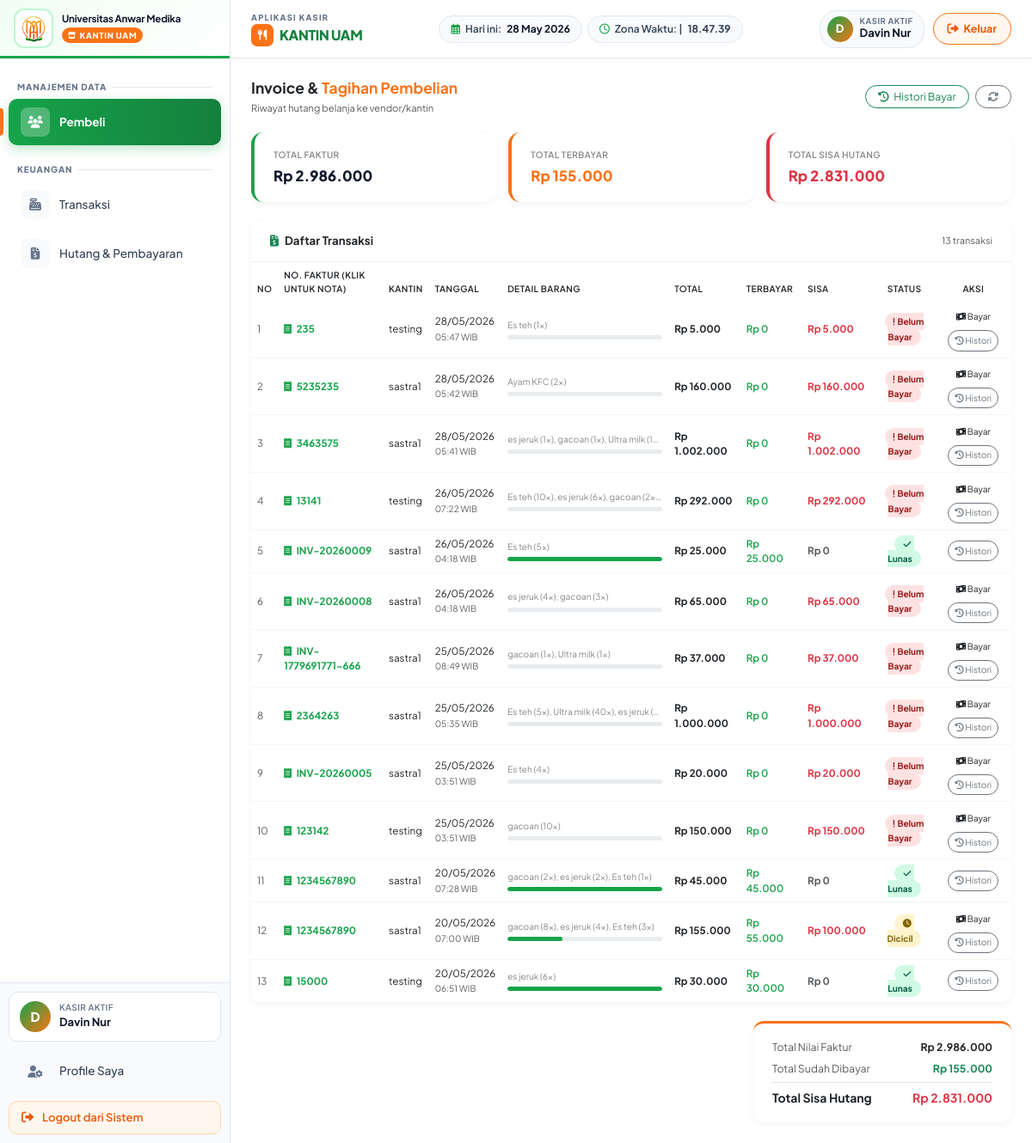
Screenshot of /piutang/piutang.php (signed in) with the database file from the repository.
### tables this page shows
CREATE TABLE `pembelian` (
  `id_beli` int NOT NULL,
  `no_faktur` varchar(100) NOT NULL,
  `tanggal_beli` datetime NOT NULL DEFAULT CURRENT_TIMESTAMP,
  `id_admin` int UNSIGNED NOT NULL,
  `id_vendor` int NOT NULL,
  `metode` varchar(50) DEFAULT NULL,
  `metode_pembayaran` varchar(20) DEFAULT NULL,
  `total_bayar` decimal(12,2) DEFAULT NULL,
  `dibayar` decimal(12,2) DEFAULT NULL,
  `sisa_hutang` decimal(12,2) DEFAULT NULL,
  `status` varchar(20) DEFAULT NULL,
  `foto_faktur` varchar(255) DEFAULT NULL
);

CREATE TABLE `vendor` (
  `id_vendor` int NOT NULL,
  `nama` varchar(300) NOT NULL
);

### piutang/piutang.php (the view, shortened to what this page needs)
<?php
require '../config/config.php';
$query = "SELECT
            p.id_beli,
            p.no_faktur,
            p.tanggal_beli,
            v.nama AS nama_kantin,
            IFNULL(SUM(db.jumlah * db.harga), 0) AS total_belanja,
            IFNULL((SELECT SUM(ph.nominal) FROM pembayaran_hutang ph WHERE ph.id_beli = p.id_beli), 0) AS total_terbayar,
            IFNULL(GROUP_CONCAT(CONCAT(pr.nama, ' (', db.jumlah, 'x)') ORDER BY db.id_detail SEPARATOR ', '), '-') AS detail_barang
          FROM pembelian p
          LEFT JOIN vendor v ON p.id_vendor = v.id_vendor
          LEFT JOIN detail_beli db ON p.id_beli = db.id_beli
          LEFT JOIN barang pr ON db.id_produk = pr.id -- <-- PERBAIKAN DI SINI
          GROUP BY p.id_beli
          ORDER BY p.tanggal_beli DESC";
$result   = mysqli_query($conn, $query);
$all_rows = mysqli_fetch_all($result, MYSQLI_ASSOC);
$grand_faktur   = 0;
$grand_terbayar = 0;
$grand_sisa     = 0;
foreach ($all_rows as $r) {
    $grand_faktur   += floatval($r['total_belanja']);
    $grand_terbayar += floatval($r['total_terbayar']);
    $grand_sisa     += max(0, floatval($r['total_belanja']) - floatval($r['total_terbayar']));
}
?>
<!DOCTYPE html>
<html lang="id">
<head>
    <link href="https://cdn.jsdelivr.net/npm/bootstrap@5.3.0/dist/css/bootstrap.min.css" rel="stylesheet">
    <link rel="stylesheet" href="https://cdnjs.cloudflare.com/ajax/libs/font-awesome/6.4.0/css/all.min.css">
</head>
<body>
<div class="wrapper-utama">
    <?php include '../assets/sidebar.php'; ?>
    <div class="area-konten-kanan">
        <?php include '../assets/navbar.php'; ?>
        <div class="main-scroll">
            <div class="d-flex justify-content-between align-items-center mb-4">
                <div>
                    <h5 class="fw-bold mb-1">Invoice & <span style="color:var(--orange);">Tagihan Pembelian</span></h5>
                    <p class="text-muted mb-0" style="font-size:0.8rem;">Riwayat hutang belanja ke vendor/kantin</p>
                </div>
                <div class="d-flex gap-2">
                    <a href="histori.php" class="btn btn-sm btn-outline-success rounded-pill px-3">
                        <i class="fas fa-history me-1"></i> Histori Bayar
                    </a>
                    <button class="btn btn-sm btn-outline-secondary rounded-pill px-3" onclick="location.reload()">
                        <i class="fas fa-sync-alt"></i>
                    </button>
                </div>
            </div>
            <div class="row g-3 mb-4">
                <div class="col-md-4">
                    <div class="stat-card">
                        <div class="stat-label">Total Faktur</div>
                        <div class="stat-value">Rp <?= number_format($grand_faktur, 0, ',', '.') ?></div>
                    </div>
                </div>
                <div class="col-md-4">
                    <div class="stat-card orange">
                        <div class="stat-label">Total Terbayar</div>
                        <div class="stat-value" style="color:var(--orange);">Rp <?= number_format($grand_terbayar, 0, ',', '.') ?></div>
                    </div>
                </div>
                <div class="col-md-4">
                    <div class="stat-card red">
                        <div class="stat-label">Total Sisa Hutang</div>
                        <div class="stat-value" style="color:#dc3545;">Rp <?= number_format($grand_sisa, 0, ',', '.') ?></div>
                    </div>
                </div>
            </div>
            <div class="table-card mb-4">
                <div class="table-card-header">
                    <h6 class="fw-bold mb-0" style="font-size:0.95rem;"><i class="fas fa-file-invoice-dollar me-2 text-success"></i>Daftar Transaksi</h6>
                    <span class="text-muted" style="font-size:0.78rem;"><?= count($all_rows) ?> transaksi</span>
                </div>
                <div class="table-responsive">
                    <table class="table mb-0">
                        <thead>
                            <tr>
                                <th>No</th>
                                <th>No. Faktur (Klik untuk Nota)</th>
                                <th>Kantin</th>
                                <th>Tanggal</th>
                                <th>Detail barang</th>
                                <th>Total</th>
                                <th>Terbayar</th>
                                <th>Sisa</th>
                                <th class="text-center">Status</th>
                                <th class="text-center">Aksi</th>
                            </tr>
                        </thead>
                        <tbody>
                        <?php if (empty($all_rows)): ?>
                            <tr><td colspan="10" class="text-center py-5 text-muted">
                                <i class="fas fa-inbox fa-3x d-block mb-3 opacity-25"></i>
                                Belum ada riwayat transaksi
                            </td></tr>
                        <?php else: ?>
                            <?php foreach ($all_rows as $i => $row):
                                $total    = floatval($row['total_belanja']);
                                $terbayar = floatval($row['total_terbayar']);
                                $sisa     = max(0, $total - $terbayar);
                                $persen   = $total > 0 ? min(100, ($terbayar / $total) * 100) : 0;
                                if ($total == 0)       $badge = '<span class="badge-belum">Kosong</span>';
                                elseif ($sisa <= 0)    $badge = '<span class="badge-lunas"><i class="fas fa-check me-1"></i>Lunas</span>';
                                elseif ($terbayar > 0) $badge = '<span class="badge-dicicil"><i class="fas fa-clock me-1"></i>Dicicil</span>';
                                else                   $badge = '<span class="badge-belum"><i class="fas fa-exclamation me-1"></i>Belum Bayar</span>';
                            ?>
                            <tr>
                                <td class="text-muted"><?= $i+1 ?></td>
                                <td>
                                    <span class="fw-bold faktur-link text-decoration-none"
                                          onclick="bukaNotaMengambang('<?= $row['id_beli'] ?>', '<?= htmlspecialchars($row['no_faktur']) ?>')">
                                        <i class="fas fa-receipt me-1"></i> <?= htmlspecialchars($row['no_faktur']) ?>
                                    </span>
                                </td>
                                <td><?= htmlspecialchars($row['nama_kantin'] ?? 'Kantin UAM') ?></td>
                                <td>
                                    <span class="d-block"><?= date('d/m/Y', strtotime($row['tanggal_beli'])) ?></span>
                                    <small class="text-muted"><?= date('H:i', strtotime($row['tanggal_beli'])) ?> WIB</small>
                                </td>
                                <td>
                                    <span class="detail-text" title="<?= htmlspecialchars($row['detail_barang']) ?>"><?= htmlspecialchars($row['detail_barang']) ?></span>
                                    <div class="progress-thin"><div style="width:<?= $persen ?>%"></div></div>
                                </td>
                                <td class="fw-bold">Rp <?= number_format($total, 0, ',', '.') ?></td>
                                <td style="color:var(--green);font-weight:600;">Rp <?= number_format($terbayar, 0, ',', '.') ?></td>
                                <td class="fw-bold <?= $sisa > 0 ? 'text-danger' : 'text-muted' ?>">Rp <?= number_format($sisa, 0, ',', '.') ?></td>
                                <td class="text-center"><?= $badge ?></td>
                                <td class="text-center">
                                    <div class="d-flex gap-1 justify-content-center flex-wrap">
                                        <?php if ($sisa > 0 && $total > 0): ?>
                                        <button class="btn btn-sm btn-orange rounded-pill px-2" style="font-size:0.72rem;"
                                                data-bs-toggle="modal" data-bs-target="#modalBayar<?= $row['id_beli'] ?>">
                                            <i class="fas fa-money-bill-wave"></i> Bayar
                                        </button>
                                        <?php endif; ?>
                                        <a href="histori.php?id_beli=<?= $row['id_beli'] ?>" class="btn btn-sm btn-outline-secondary rounded-pill px-2" style="font-size:0.72rem;">
                                            <i class="fas fa-history"></i> Histori
                                        </a>
                                    </div>
                                </td>
                            </tr>
                            <?php endforeach; ?>
                        <?php endif; ?>
                        </tbody>
                    </table>
                </div>
            </div>
            <div class="d-flex justify-content-end">
                <div class="summary-box">
                    <div class="d-flex justify-content-between mb-2 small">
                        <span class="text-muted">Total Nilai Faktur</span>
                        <span class="fw-bold">Rp <?= number_format($grand_faktur, 0, ',', '.') ?></span>
                    </div>
                    <div class="d-flex justify-content-between mb-2 small">
                        <span class="text-muted">Total Sudah Dibayar</span>
                        <span class="fw-bold text-success">Rp <?= number_format($grand_terbayar, 0, ',', '.') ?></span>
                    </div>
                    <div class="d-flex justify-content-between pt-2 border-top">
                        <span class="fw-bold">Total Sisa Hutang</span>
                        <span class="fw-bold text-danger" style="font-size:1rem;">Rp <?= number_format($grand_sisa, 0, ',', '.') ?></span>
                    </div>
                </div>
            </div>
        </div>
    </div>
</div>
</body>
</html>

### piutang/piutang.php (style rules this page uses)
:root { --green:#198754; --orange:#fd7e14; --black:#1a1a1a; --white:#ffffff; }
html,body { margin:0; padding:0; height:100vh; font-family:'Plus Jakarta Sans',sans-serif; background:#f5f6fa; font-size:14px; overflow:hidden; }
.wrapper-utama { display:flex; height:100vh; width:100vw; overflow:hidden; }
.area-konten-kanan { flex:1; display:flex; flex-direction:column; height:100vh; overflow:hidden; }
.main-scroll { flex:1; overflow-y:auto; padding:24px; }
.stat-card { background:var(--white); border-radius:14px; padding:18px 22px; border-left:4px solid var(--green); box-shadow:0 2px 8px rgba(0,0,0,0.05); }
.stat-card.orange { border-left-color:var(--orange); }
.stat-card.red { border-left-color:#dc3545; }
.stat-label { font-size:0.73rem; color:#888; font-weight:600; text-transform:uppercase; letter-spacing:0.4px; margin-bottom:4px; }
.stat-value { font-size:1.2rem; font-weight:800; color:var(--black); }
.table-card { background:var(--white); border-radius:14px; box-shadow:0 2px 8px rgba(0,0,0,0.05); overflow:hidden; }
.table-card-header { padding:16px 22px; border-bottom:1px solid #f0f0f0; display:flex; justify-content:space-between; align-items:center; }
table thead th { background:var(--black); color:var(--white); font-size:0.73rem; text-transform:uppercase; letter-spacing:0.4px; padding:12px 14px; border:none; font-weight:600; }
table tbody td { padding:13px 14px; vertical-align:middle; font-size:0.83rem; border-bottom:1px solid #f5f5f5; }
.badge-lunas { background:#d1fae5; color:#065f46; padding:4px 10px; border-radius:20px; font-size:0.72rem; font-weight:700; }
.badge-dicicil { background:#fff3cd; color:#856404; padding:4px 10px; border-radius:20px; font-size:0.72rem; font-weight:700; }
.badge-belum { background:#fee2e2; color:#991b1b; padding:4px 10px; border-radius:20px; font-size:0.72rem; font-weight:700; }
.progress-thin { height:5px; border-radius:10px; background:#e9ecef; margin-top:4px; overflow:hidden; }
.progress-thin div { height:100%; border-radius:10px; background:var(--green); }
.detail-text { font-size:0.72rem; color:#888; max-width:180px; display:block; white-space:nowrap; overflow:hidden; text-overflow:ellipsis; }
.btn-orange { background:var(--orange); color:white; border:none; font-weight:700; }
.summary-box { background:var(--white); border-radius:12px; padding:18px 22px; box-shadow:0 2px 8px rgba(0,0,0,0.05); border-top:3px solid var(--orange); min-width:300px; }
.faktur-link { color: var(--green); transition: all 0.2s; cursor: pointer; }

### assets/sidebar.php (style rules this page uses)
:root { --orange: #f97316; --orange-dark: #ea580c; --orange-soft: #fff7ed; --green: #16a34a; --green-dark: #15803d; --green-soft: #f0fdf4; --green-mid: #bbf7d0; --white: #ffffff; --black: #0f172a; --gray: #64748b; --light-bg: #f8fafc; --border: #e2e8f0; --sidebar-w: 268px; --nav-h: 68px; --font: 'Plus Jakarta Sans', sans-serif; --radius: 10px; --transition: 0.18s ease; }
* { font-family: var(--font); }

### assets/navbar.php (style rules this page uses)
:root { --orange: #f97316; --orange-dark: #ea580c; --orange-soft: #fff7ed; --green: #16a34a; --green-dark: #15803d; --white: #ffffff; --black: #0f172a; --gray: #64748b; --light-bg: #f8fafc; --border: #e2e8f0; --nav-h: 68px; --font: 'Plus Jakarta Sans', sans-serif; --transition: 0.18s ease; }
* { font-family: var(--font); }

### rows the page displays
pembelian: no_faktur "235", id_vendor.nama "testing", tanggal_beli "28/05/2026", tanggal_beli "05:47", detail_barang "Es teh (1x)", total "5.000", terbayar "0", sisa "5.000", shows "Belum Bayar"
pembelian: no_faktur "5235235", id_vendor.nama "sastra1", tanggal_beli "28/05/2026", tanggal_beli "05:42", detail_barang "Ayam KFC (2x)", total "160.000", terbayar "0", sisa "160.000", shows "Belum Bayar"
pembelian: no_faktur "3463575", id_vendor.nama "sastra1", tanggal_beli "28/05/2026", tanggal_beli "05:41", detail_barang "es jeruk (1x), gacoan (1x), Ultra milk (1…", total "1.002.000", terbayar "0", sisa "1.002.000", shows "Belum Bayar"
pembelian: no_faktur "13141", id_vendor.nama "testing", tanggal_beli "26/05/2026", tanggal_beli "07:22", detail_barang "Es teh (10x), es jeruk (6x), gacoan (2x…", total "292.000", terbayar "0", sisa "292.000", shows "Belum Bayar"
pembelian: no_faktur "INV-20260009", id_vendor.nama "sastra1", tanggal_beli "26/05/2026", tanggal_beli "04:18", detail_barang "Es teh (5x)", $persen 100 (drawn), total "25.000", terbayar "25.000", sisa "0", shows "Lunas"
pembelian: no_faktur "INV-20260008", id_vendor.nama "sastra1", tanggal_beli "26/05/2026", tanggal_beli "04:18", detail_barang "es jeruk (4x), gacoan (3x)", total "65.000", terbayar "0", sisa "65.000", shows "Belum Bayar"
pembelian: no_faktur "INV-1779691771-666", id_vendor.nama "sastra1", tanggal_beli "25/05/2026", tanggal_beli "08:49", detail_barang "gacoan (1x), Ultra milk (1x)", total "37.000", terbayar "0", sisa "37.000", shows "Belum Bayar"
pembelian: no_faktur "2364263", id_vendor.nama "sastra1", tanggal_beli "25/05/2026", tanggal_beli "05:35", detail_barang "Es teh (5x), Ultra milk (40x), es jeruk (…", total "1.000.000", terbayar "0", sisa "1.000.000", shows "Belum Bayar"
pembelian: no_faktur "INV-20260005", id_vendor.nama "sastra1", tanggal_beli "25/05/2026", tanggal_beli "03:51", detail_barang "Es teh (4x)", total "20.000", terbayar "0", sisa "20.000", shows "Belum Bayar"
pembelian: no_faktur "123142", id_vendor.nama "testing", tanggal_beli "25/05/2026", tanggal_beli "03:51", detail_barang "gacoan (10x)", total "150.000", terbayar "0", sisa "150.000", shows "Belum Bayar"
pembelian: no_faktur "1234567890", id_vendor.nama "sastra1", tanggal_beli "20/05/2026", tanggal_beli "07:28", detail_barang "gacoan (2x), es jeruk (2x), Es teh (1x)", $persen 100 (drawn), total "45.000", terbayar "45.000", sisa "0", shows "Lunas"
pembelian: no_faktur "1234567890", id_vendor.nama "sastra1", tanggal_beli "20/05/2026", tanggal_beli "07:00", detail_barang "gacoan (8x), es jeruk (4x), Es teh (3x)", $persen 35.483870967742 (drawn), total "155.000", terbayar "55.000", sisa "100.000", shows "Dicicil"
pembelian: no_faktur "15000", id_vendor.nama "testing", tanggal_beli "20/05/2026", tanggal_beli "06:51", detail_barang "es jeruk (6x)", $persen 100 (drawn), total "30.000", terbayar "30.000", sisa "0", shows "Lunas"

### other values shown
$inisial_sidebar "D"
$_SESSION['currentUser']['namarole'] "KASIR"
$nama_petugas "Davin Nur"
$inisial_navbar "D"
$_SESSION['namarole'] "KASIR"
$grand_faktur "2.986.000"
$grand_terbayar "155.000"
$grand_sisa "2.831.000"
count($all_rows) "13"
